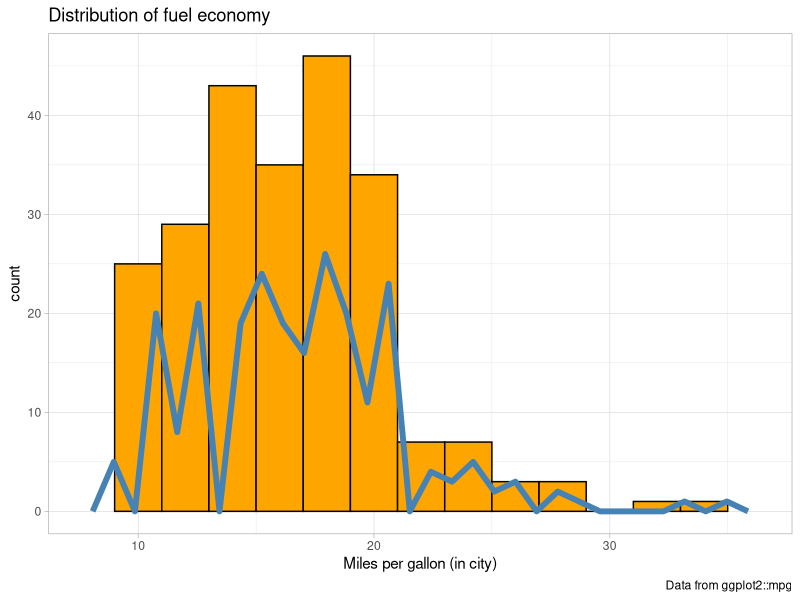
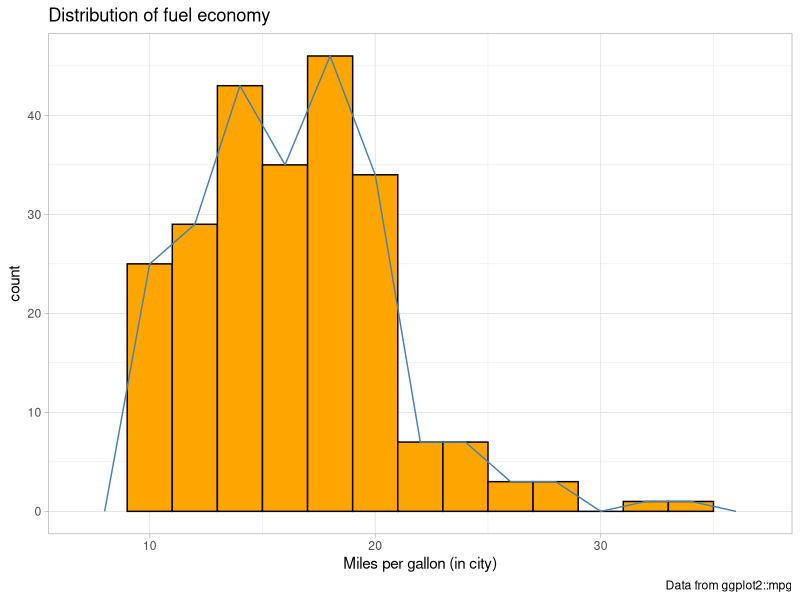
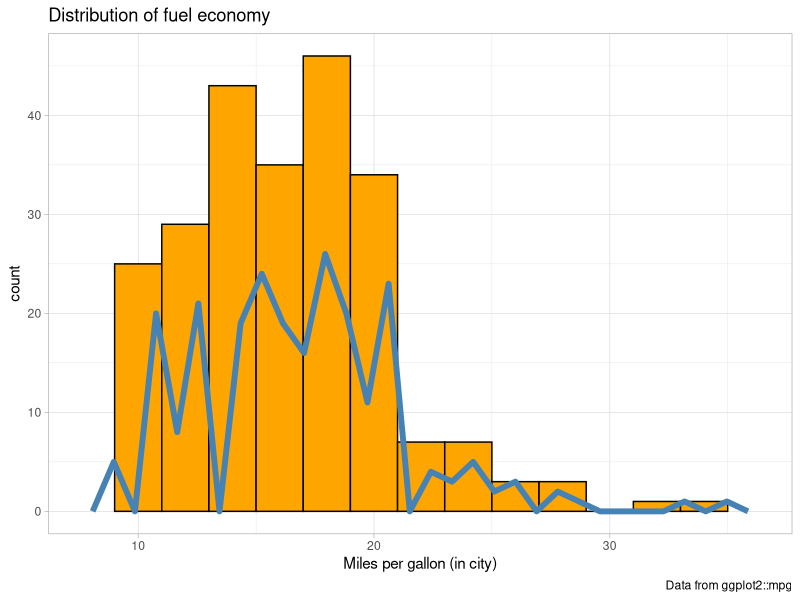

Write the R code that produced these figures, in order. (Note: this script raises an error after producing the figures.)
## ---- chunk 1
knitr::opts_chunk$set(echo = TRUE)
library(tidyverse)
## ---- chunk 2
minors <- sample(1:17, 20, replace = T)
adults <- sample(18:64, 50, replace = T)
seniors <- sample(68:99, 30, replace = T)
population <- c(minors, adults, seniors)
## ---- chunk 3
population <- as_tibble(population)

population %>% 
  summarise(mean = mean(value),
         min = min(value),
         max = max(value))


## ---- chunk 4
population %>% 
  filter(value < 25) %>% 
  count()

## ---- chunk 5
population %>% 
  filter(value > 50) %>% 
  summarise(mean(value))
## ---- chunk 6
round_ages <- population %>% 
  filter(value %% 10 == 0) %>% 
  pull() # returns a vector instead of a tibble

mean(round_ages)
## ---- chunk 7
data(mpg)

ggplot(mpg, aes(x = cty)) +    # set mappings for ALL geoms
  geom_histogram(aes(x = cty), binwidth = 2, fill = "orange", color = "black") +
  geom_freqpoly(color = "steelblue", size = 2) +
  labs(title = "Distribution of fuel economy", 
       x = "Miles per gallon (in city)",
       caption = "Data from ggplot2::mpg") +
  theme_light()
## ---- chunk 8
data(mpg)

ggplot(mpg, aes(x = cty)) +    # set mappings for ALL geoms
  geom_histogram(aes(x = cty), binwidth = 2, fill = "orange", color = "black") +
  geom_freqpoly(color = "steelblue", binwidth = 2) +
  labs(title = "Distribution of fuel economy", 
       x = "Miles per gallon (in city)",
       caption = "Data from ggplot2::mpg") +
  theme_light()
## ---- chunk 9
data(mpg)

ggplot(mpg, aes(x = cty)) +    # set mappings for ALL geoms
  geom_histogram(binwidth = 2, fill = "orange", color = "black") + 
  geom_freqpoly(color = "steelblue", size = 2) +
  labs(title = "Distribution of fuel economy", 
       x = "Miles per gallon (in city)",
       caption = "Data from ggplot2::mpg") +
  theme_light()
## ---- chunk 10
data(mpg)

ggplot(mpg, aes(x = cty)) +    # set mappings for ALL geoms
  geom_histogram(aes(x = cty), binwidth = 2, fill = "orange", color = "black") +
  geom_line(color = "steelblue", size = 2) +
  labs(title = "Distribution of fuel economy", 
       x = "Miles per gallon (in city)",
       caption = "Data from ggplot2::mpg") +
  theme_light()
## ---- chunk 11
data("ChickWeight")

cw <- as_tibble(ChickWeight)
## ---- chunk 12
ggplot(cw, aes(x = Time, y = weight, group = Chick)) +
  geom_line(aes(colour = Chick), size = 1.3, alpha = .6) +
  facet_wrap(~ Diet) 

cw %>% 
  ggplot(aes(x=Time, y=weight, colour=Diet)) +
  geom_smooth()

cw %>% 
  ggplot(aes(x=Time, y=weight)) +
  geom_smooth() +
  facet_wrap(~Diet)
## ---- chunk 13
ggplot(cw, aes(x = Time, fill = Diet)) +
  geom_bar(aes(colour = Diet), position="dodge")


